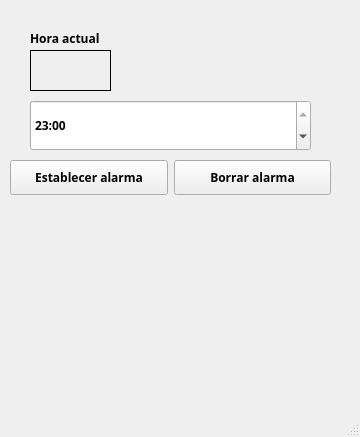
<?xml version="1.0" encoding="UTF-8"?>
<ui version="4.0">
 <class>MainWindow</class>
 <widget class="QMainWindow" name="MainWindow">
  <property name="geometry">
   <rect>
    <x>0</x>
    <y>0</y>
    <width>360</width>
    <height>437</height>
   </rect>
  </property>
  <property name="sizePolicy">
   <sizepolicy hsizetype="Maximum" vsizetype="Ignored">
    <horstretch>0</horstretch>
    <verstretch>0</verstretch>
   </sizepolicy>
  </property>
  <property name="font">
   <font>
    <family>Saab</family>
    <weight>75</weight>
    <bold>true</bold>
   </font>
  </property>
  <property name="cursor">
   <cursorShape>ArrowCursor</cursorShape>
  </property>
  <property name="windowTitle">
   <string>Reloj Despertador</string>
  </property>
  <property name="iconSize">
   <size>
    <width>24</width>
    <height>21</height>
   </size>
  </property>
  <widget class="QWidget" name="centralwidget">
   <widget class="QWidget" name="verticalLayoutWidget_2">
    <property name="geometry">
     <rect>
      <x>30</x>
      <y>100</y>
      <width>281</width>
      <height>51</height>
     </rect>
    </property>
    <layout class="QVBoxLayout" name="verticalLayout_2">
     <item>
      <widget class="QTimeEdit" name="hora_alarma">
       <property name="sizePolicy">
        <sizepolicy hsizetype="Expanding" vsizetype="Expanding">
         <horstretch>0</horstretch>
         <verstretch>0</verstretch>
        </sizepolicy>
       </property>
       <property name="cursor">
        <cursorShape>ArrowCursor</cursorShape>
       </property>
       <property name="layoutDirection">
        <enum>Qt::LeftToRight</enum>
       </property>
       <property name="autoFillBackground">
        <bool>false</bool>
       </property>
       <property name="displayFormat">
        <string>HH:mm</string>
       </property>
       <property name="currentSectionIndex">
        <number>0</number>
       </property>
       <property name="timeSpec">
        <enum>Qt::UTC</enum>
       </property>
       <property name="time">
        <time>
         <hour>23</hour>
         <minute>0</minute>
         <second>0</second>
        </time>
       </property>
      </widget>
     </item>
    </layout>
   </widget>
   <widget class="QWidget" name="horizontalLayoutWidget">
    <property name="geometry">
     <rect>
      <x>10</x>
      <y>160</y>
      <width>321</width>
      <height>35</height>
     </rect>
    </property>
    <layout class="QHBoxLayout" name="horizontalLayout">
     <item>
      <widget class="QPushButton" name="establecer_alarma">
       <property name="sizePolicy">
        <sizepolicy hsizetype="Preferred" vsizetype="Preferred">
         <horstretch>0</horstretch>
         <verstretch>0</verstretch>
        </sizepolicy>
       </property>
       <property name="toolTipDuration">
        <number>2</number>
       </property>
       <property name="text">
        <string>Establecer alarma</string>
       </property>
       <property name="iconSize">
        <size>
         <width>20</width>
         <height>19</height>
        </size>
       </property>
      </widget>
     </item>
     <item>
      <widget class="QPushButton" name="borrar_alarma">
       <property name="sizePolicy">
        <sizepolicy hsizetype="Preferred" vsizetype="Preferred">
         <horstretch>0</horstretch>
         <verstretch>0</verstretch>
        </sizepolicy>
       </property>
       <property name="text">
        <string>Borrar alarma</string>
       </property>
       <property name="autoRepeatInterval">
        <number>100</number>
       </property>
      </widget>
     </item>
    </layout>
   </widget>
   <widget class="QLabel" name="reloj">
    <property name="geometry">
     <rect>
      <x>30</x>
      <y>50</y>
      <width>81</width>
      <height>41</height>
     </rect>
    </property>
    <property name="sizePolicy">
     <sizepolicy hsizetype="Expanding" vsizetype="Preferred">
      <horstretch>0</horstretch>
      <verstretch>0</verstretch>
     </sizepolicy>
    </property>
    <property name="frameShape">
     <enum>QFrame::Box</enum>
    </property>
    <property name="text">
     <string/>
    </property>
    <property name="textFormat">
     <enum>Qt::RichText</enum>
    </property>
    <property name="alignment">
     <set>Qt::AlignLeading|Qt::AlignLeft|Qt::AlignTop</set>
    </property>
   </widget>
   <widget class="QLabel" name="label_mensaje">
    <property name="geometry">
     <rect>
      <x>20</x>
      <y>200</y>
      <width>291</width>
      <height>31</height>
     </rect>
    </property>
    <property name="sizePolicy">
     <sizepolicy hsizetype="Preferred" vsizetype="MinimumExpanding">
      <horstretch>0</horstretch>
      <verstretch>0</verstretch>
     </sizepolicy>
    </property>
    <property name="text">
     <string/>
    </property>
    <property name="textFormat">
     <enum>Qt::PlainText</enum>
    </property>
   </widget>
   <widget class="QLabel" name="label">
    <property name="geometry">
     <rect>
      <x>30</x>
      <y>30</y>
      <width>111</width>
      <height>17</height>
     </rect>
    </property>
    <property name="text">
     <string>Hora actual</string>
    </property>
   </widget>
   <widget class="QWidget" name="verticalLayoutWidget">
    <property name="geometry">
     <rect>
      <x>40</x>
      <y>210</y>
      <width>251</width>
      <height>181</height>
     </rect>
    </property>
    <layout class="QVBoxLayout" name="layout_browser"/>
   </widget>
  </widget>
  <widget class="QStatusBar" name="statusbar"/>
 </widget>
 <resources/>
 <connections/>
</ui>
